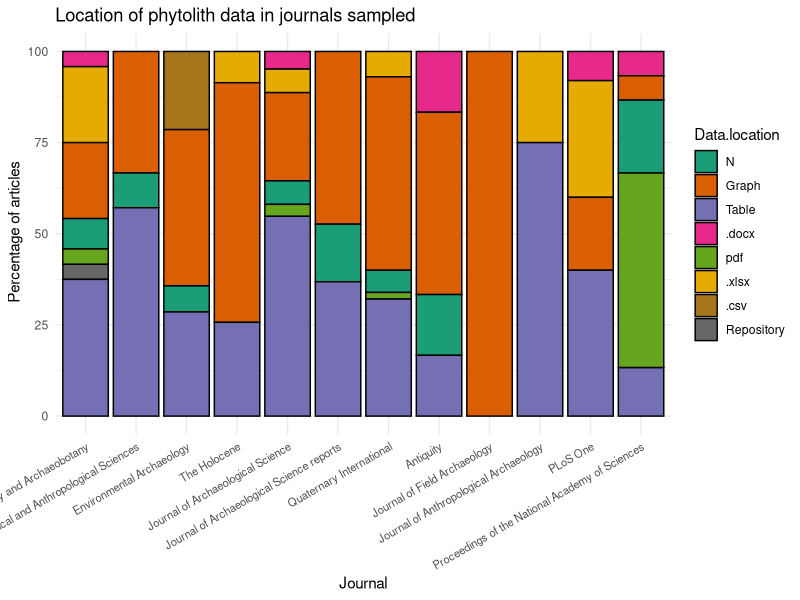

This figure's R source:
#open packages needed and read in the data
library(tidyverse)
library(here)

#reading in the data and rename it as a tibble with shorter name
Open_phytos <- read_csv(here("raw data", "Open_Phyto_2020_cleaned.csv"))

# selecting the data column and rows for figure

Data_location_all_journal <- Open_phytos %>% 
  rename_with(make.names) %>%
  select("Journal", "Data.location") %>% 
  group_by(Journal) %>% 
  count(Data.location)


data_locations_all_percent <- Data_location_all_journal %>% 
  mutate (Percent = n / sum(n) * 100)
  
library(ggplot2)

data_locations_all_percent %>% 
  ggplot(aes(x = factor(Journal), y = Percent, fill = Data.location)) +
  geom_col(color = "black") +
  theme_minimal() +
  labs(title = "Location of phytolith data in journals sampled",
       x = "Journal",
       y = " Percentage of articles") +
  theme(axis.text.x = element_text(angle = 30, hjust = 1, vjust = 1, size = 8)) +
  scale_x_discrete(limits = c("Vegetation History and Archaeobotany", "Archaeological and Anthropological Sciences", "Environmental Archaeology", "The Holocene", "Journal of Archaeological Science", "Journal of Archaeological Science reports", "Quaternary International", "Antiquity", "Journal of Field Archaeology",	
"Journal of Anthropological Archaeology", "PLoS One","Proceedings of the National Academy of Sciences")) +
  scale_fill_brewer(palette = "Dark2", limits = c("N", "Graph", "Table", ".docx", "pdf", ".xlsx", ".csv", "Repository"))
  
